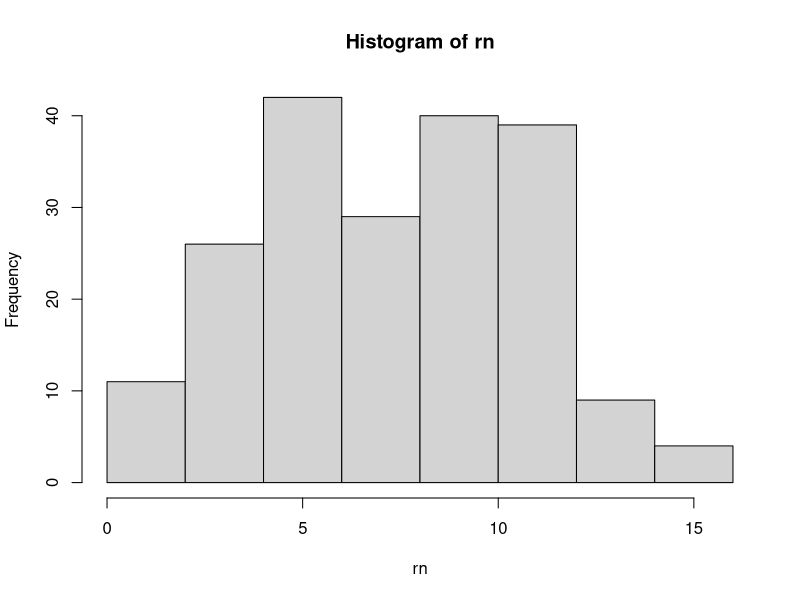
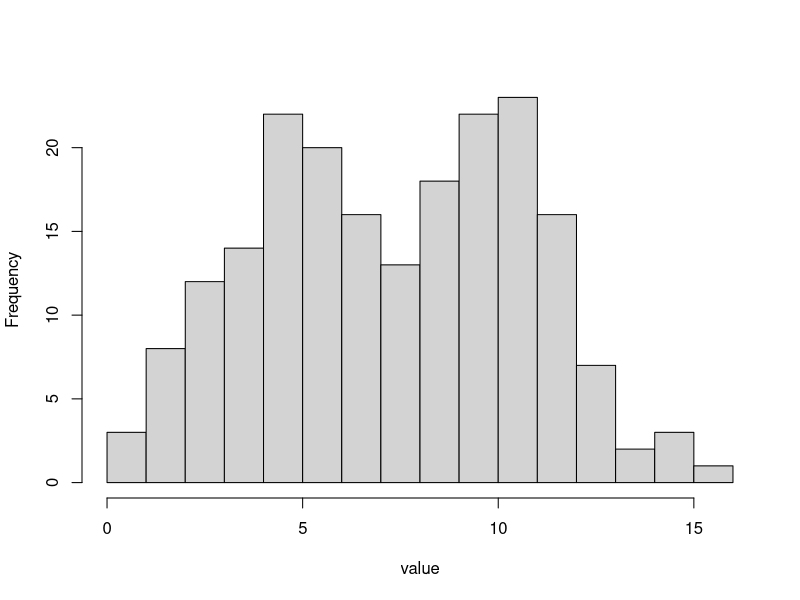
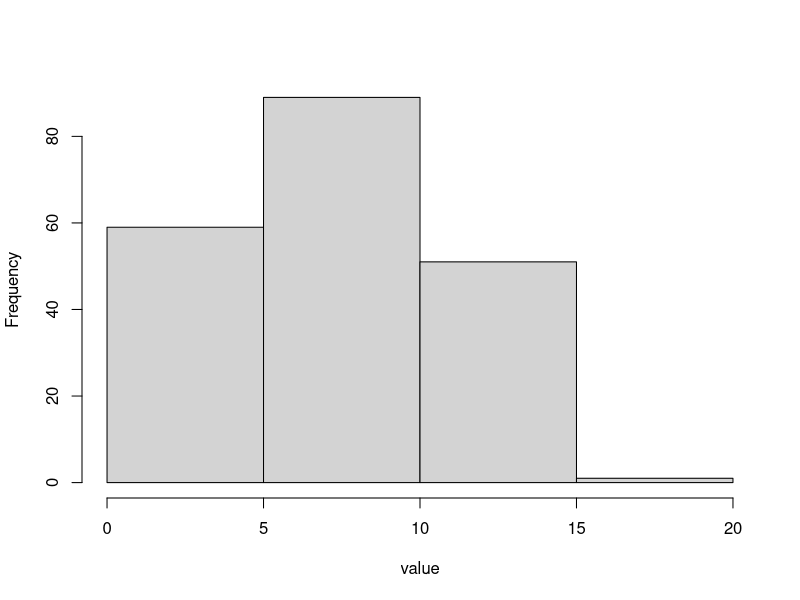

Generate these figures, in order, with R:
rm(list = ls())

set.seed(2021)

rn <- c(rnorm(100, 5, 2), rnorm(100, 10, 2))

hist(rn)
hist(rn, breaks = 20, main = "", xlab = "value")
hist(rn, breaks = 5, main = "", xlab = "value")

